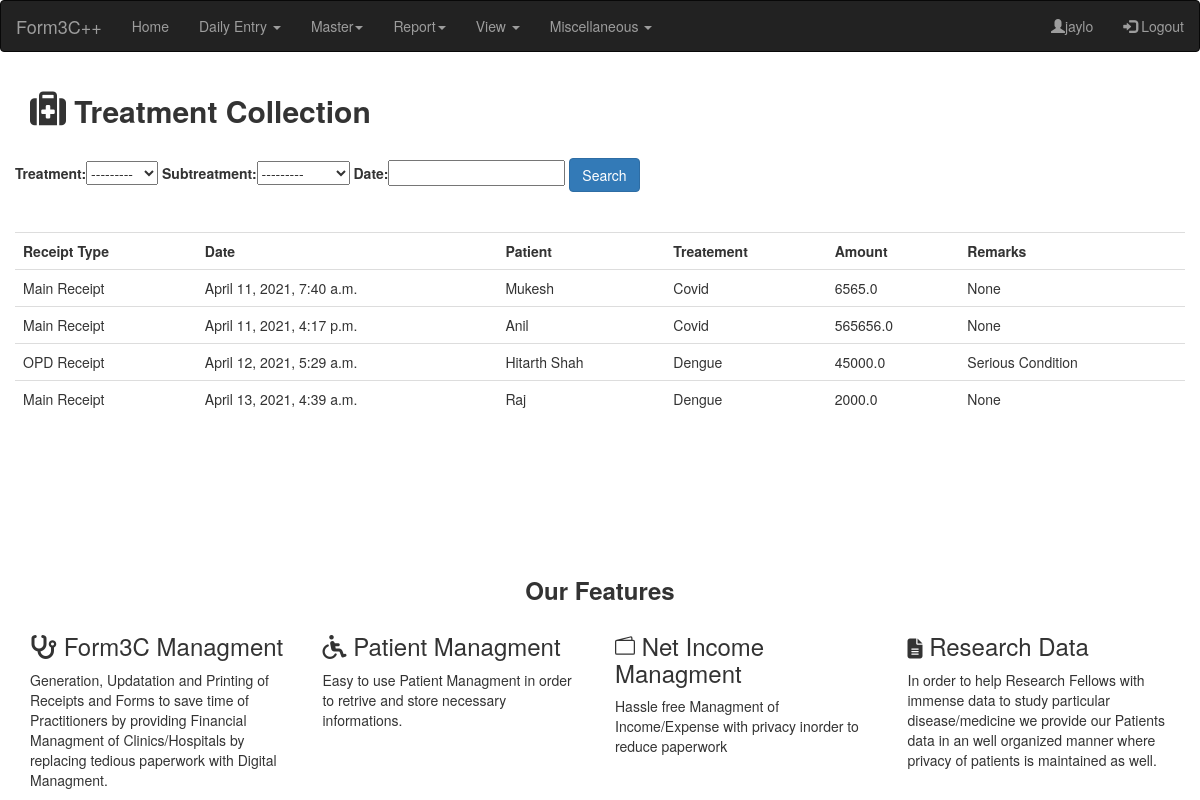
The page /ViewReceiptTreatment/ (signed in) on the database its author committed.
### Forms/models.py (models this page shows, shortened)
class Treatment(models.Model):
	treatment = models.CharField(max_length=50, null=True)
	remarks = models.CharField(max_length=200, null=True, blank = True)
	def __str__(self):
		return self.treatment

class Receipt(models.Model):
	name = models.ForeignKey(ReceiptType, null=True, on_delete =models.SET_NULL)
	doctor = models.ForeignKey(Doctor, null=True, on_delete =models.SET_NULL)
	treatment = models.ForeignKey(Treatment, null=True, on_delete =models.SET_NULL)
	subtreatment = models.ForeignKey(SubTreatment, null=True, on_delete =models.SET_NULL)
	patient = models.ForeignKey(Patient, null=True, on_delete =models.SET_NULL)
	date = models.DateTimeField(auto_now_add=True, null=True)
	amount = models.FloatField(null=True)
	remarks = models.CharField(max_length=200, null=True, blank = True)

class ReceiptType(models.Model):
	name = models.CharField(max_length=200, null=True)
	remarks = models.CharField(max_length=200, null=True, blank = True)
	def __str__(self):
		return self.name

class Patient(models.Model):
	name = models.CharField(max_length=200, null=True)
	phone = models.CharField(max_length=200, null=True)
	age = models.FloatField(null=True)
	gender = models.CharField(max_length=6,null=True)
	doctor = models.ForeignKey(Doctor, null=True, on_delete = models.SET_NULL)
	hospital_name = models.ForeignKey(Hospital, null=True, on_delete = models.SET_NULL)
	def __str__(self):
		return self.name

### Forms/views.py (the view)
# urls.py: path('ViewReceiptTreatment/',views.ViewReceiptTreatment,name='form-view-receipt-treatment'),
@login_required(login_url='login')
def ViewReceiptTreatment(request):
	ViewReceiptTreatment = Receipt.objects.all()
	myFilter = TreatmentFilter(request.GET, queryset=ViewReceiptTreatment)
	ViewReceiptTreatment = myFilter.qs
	context =  {'ViewReceiptTreatment':ViewReceiptTreatment,
				'myFilter':myFilter
				}
	response = render(request,'Forms/ViewReceiptTreatment.html',context)
	return response

### Forms/models.py (called while the page is built)
	def __str__(self):
		return self.sub_treatment

### Forms/templates/Forms/ViewReceiptTreatment.html (shortened to what this page needs)
{% extends 'Forms/base.html' %}
{% block content %}
<div class="container">
  <h2> <i class="fa fa-medkit" style="font-size:36px;"></i>
  <b>Treatment Collection</b>
  </h2><br>
  <div class="row">
  <div class="col">
    <div class="card card-body">
      <form method="get">
        {{myFilter.form}}
        <button class="btn btn-primary" type="submit">Search</button>
      </form>
    </div>
  </div>
</div><br> <br>
  <div class="row">
      <div class="col-md">
      <div class="card card-body">
      <form action="http://127.0.0.1:8000/ViewReceiptTreatment" method="POST">
      <table class="table">
      <tr>
        <th>Receipt Type</th>
        <th>Date</th>
        <th>Patient</th>
        <th>Treatement</th>
        <th>Amount</th>
        <th>Remarks</th>
      </tr>
      {% for i in ViewReceiptTreatment %}
      <tr>
        <td>{{i.name}}</td>
        <td>{{i.date}}</td>
        <td>{{i.patient}}</td>
        <td>{{i.treatment}}</td>
        <td>{{i.amount}}</td>
        <td>{{i.remarks}}</td>
      </tr>
      {% endfor %}
      </table>
      </form>
    </div>
  </div>
</div>
</div>
  {% endblock content %}

### Forms/templates/Forms/base.html (shortened to what this page needs)
 {% load static %}
<!DOCTYPE html>
<html lang="en">
<head>
  <link rel="stylesheet" href="https://maxcdn.bootstrapcdn.com/bootstrap/3.4.1/css/bootstrap.min.css">
  <link rel="stylesheet" href="https://cdnjs.cloudflare.com/ajax/libs/font-awesome/4.7.0/css/font-awesome.min.css">
</head>
<body>
  <nav class="navbar navbar-inverse">
  <div class="container-fluid">
    <div class="navbar-header">
      <a class="navbar-brand" href="{% url 'form-home' %}">Form3C++</a>
    </div>
    <ul class="nav navbar-nav">
      <li><a href="{% url 'form-home' %}">Home</a></li>
      <li class="dropdown"><a class="dropdown-toggle" data-toggle="dropdown" href="#">Daily Entry <span class="caret"></span></a>
      </li>
       <li class="dropdown"><a class="dropdown-toggle" data-toggle="dropdown" href="#">Master<span class="caret"></span></a>
      </li>
      <li class="dropdown"><a class="dropdown-toggle" data-toggle="dropdown" href="#">Report<span class="caret"></span></a>
      </li>
      <li class="dropdown"><a class="dropdown-toggle" data-toggle="dropdown" href="#">View <span class="caret"></span></a>
      </li>
      <li class="dropdown"><a class="dropdown-toggle" data-toggle="dropdown" href="#">Miscellaneous <span class="caret"></span></a>
      </li>
    </ul>
    <ul class="nav navbar-nav navbar-right">
      <li><a href="{% url 'profile'%}"><span class="glyphicon glyphicon-user"></span>{{request.user}}</a></li>
      <li><a href="{% url 'logout' %}"><span class="glyphicon glyphicon-log-in"></span> Logout</a></li>
    </ul>
</nav>
{% block content %}
{% endblock content %}
<br>
<br>
<br>
<br>
<br>
<br>
{% include 'Forms/footer.html'%}
</body>
</html>

### rows shown on the page
Treatment: treatment "---------"
Receipt: name "Main Receipt", date "April 11, 2021, 7:40 a.m.", patient "Mukesh", treatment "Covid", amount "6565.0", remarks "None"
Receipt: name "Main Receipt", date "April 11, 2021, 4:17 p.m.", patient "Anil", treatment "Covid", amount "565656.0", remarks "None"
Receipt: name "OPD Receipt", date "April 12, 2021, 5:29 a.m.", patient "Hitarth Shah", treatment "Dengue", amount "45000.0", remarks "Serious Condition"
Receipt: name "Main Receipt", date "April 13, 2021, 4:39 a.m.", patient "Raj", treatment "Dengue", amount "2000.0", remarks "None"

### other values the page prints
{{ request.user }} "jaylo"
